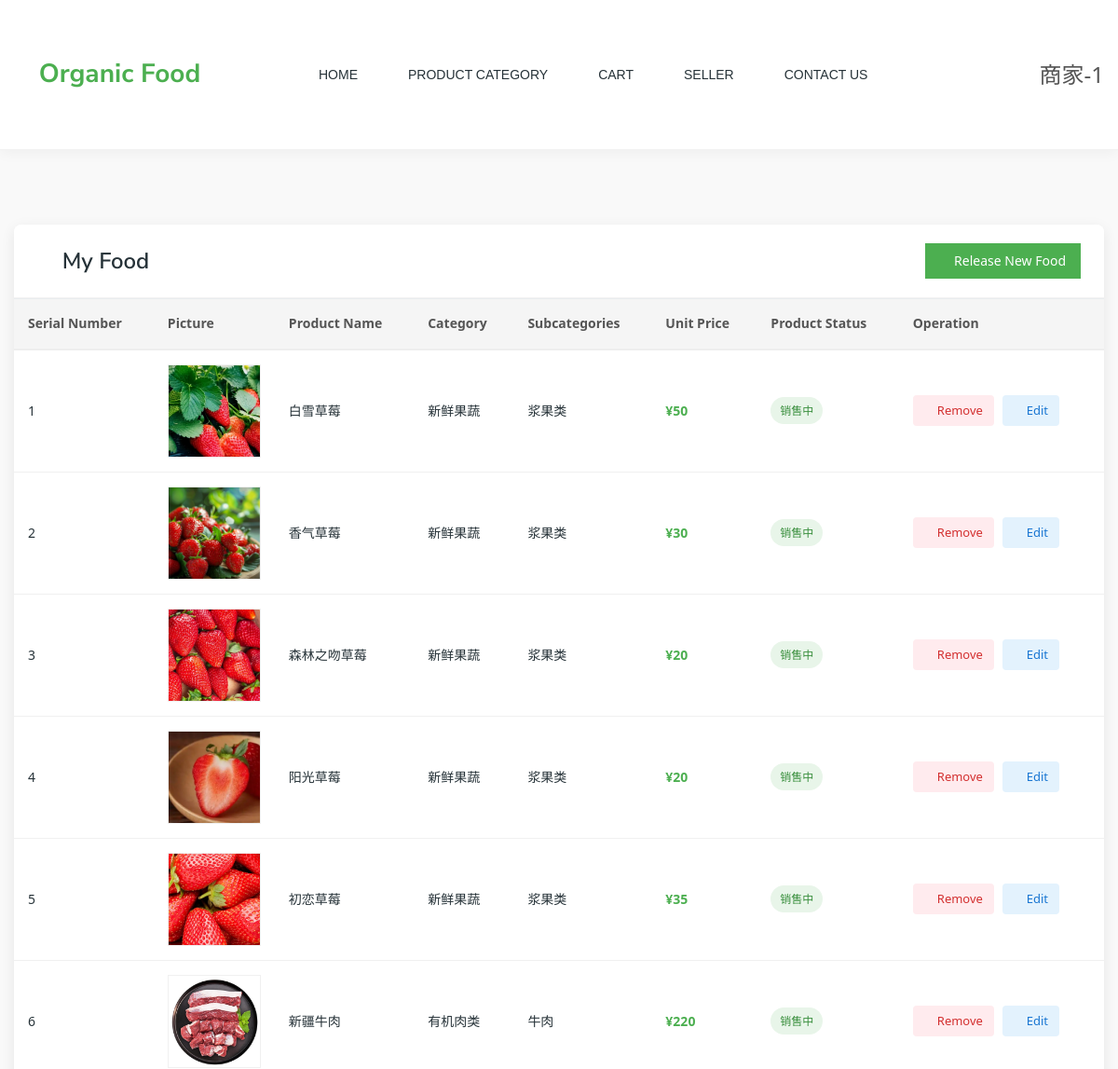
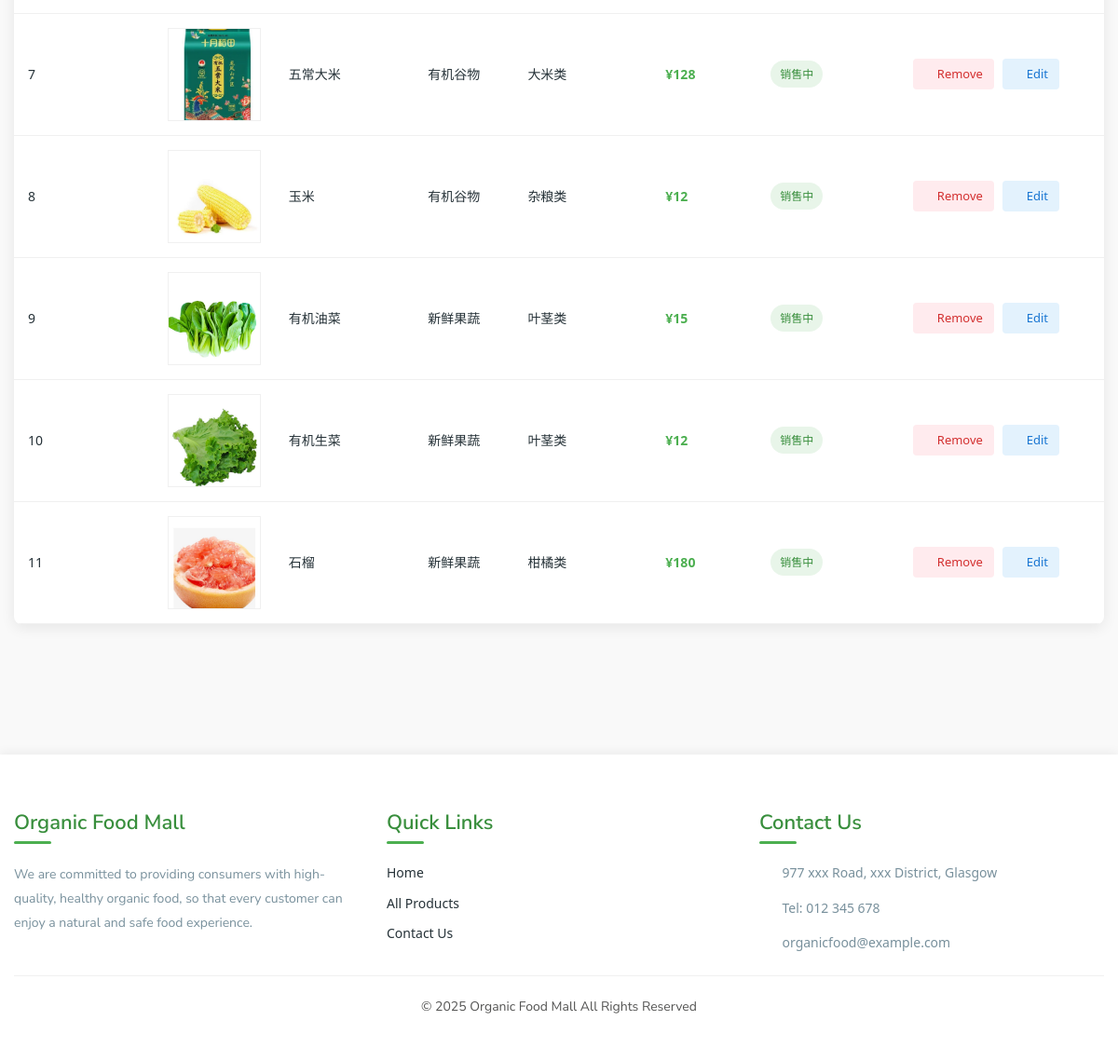
Screenshot of /account/my_product/ (signed in) with the database file from the repository (2 pictures, top to bottom).
### models/models.py (models this page shows)
class Product(models.Model):
    name = models.CharField(max_length=100, default='')
    short_description = models.CharField(max_length=255, default='')
    description = models.CharField(max_length=255, default='')
    supplier = models.CharField(max_length=255, default='')
    price = models.IntegerField(default=0)
    image = models.ImageField(upload_to=upload_to, default='pictures/default.jpg')
    origin = models.CharField(max_length=255, default='')
    created_at = models.DateTimeField(default=timezone.now)
    added_at = models.DateTimeField(default=timezone.now)
    sub_category = models.ForeignKey(SubCategory, on_delete=models.CASCADE)
    created_by = models.ForeignKey(User, on_delete=models.CASCADE)
    status = models.CharField(max_length=255, default='Awaiting review')
    other_description = models.CharField(max_length=255, default='')
    class Meta:
        db_table = 'product'

class SubCategory(models.Model):
    category = models.ForeignKey(Category, on_delete=models.CASCADE, default=1)
    name = models.CharField(max_length=50, default='')
    view_at = models.DateTimeField(default=timezone.now)
    class Meta:
        db_table = 'sub_category'

class Category(models.Model):
    name = models.CharField(max_length=50, default='')
    view_at = models.DateTimeField(default=timezone.now)
    class Meta:
        db_table = 'category'

### account/views.py (the view)
# urls.py: path('my_product/', views.my_product, name="my_product"),
def my_product(request):
    product_service = ProductService(request)
    context = {
        'my_product_items': product_service.get_product_list_by_user()
    }
    return render(request, 'account/my_product.html', context)

### templates/account/my_product.html (shortened to what this page needs)
{% extends 'layouts/base.html' %}
{% block content %}
{% include 'layouts/nav.html' %}
{% load static %}
<div class="product-area pt-80 pb-80">
    <div class="container">
        <div class="admin-card">
            <div class="admin-header">
                <h3 class="admin-title">
                    <i class="ti-package mr-2"></i>My Food
                </h3>
                <a href="/shopping/add_product/" class="btn-add">
                    <i class="ti-plus mr-1"></i>Release New Food
                </a>
            </div>
            <div class="admin-body">
                <div class="table-responsive">
                    <table class="table product-table">
                        <thead>
                            <tr>
                                <th>Serial Number</th>
                                <th>Picture</th>
                                <th>Product Name</th>
                                <th>Category</th>
                                <th>Subcategories</th>
                                <th>Unit Price</th>
                                <th>Product Status</th>
                                <th>Operation</th>
                            </tr>
                        </thead>
                        <tbody>
                            {% for item in my_product_items %}
                                <tr>
                                    <td>{{item.counter}}</td>
                                    <td class="product-thumbnail">
                                        <a href="/shopping/product_detail/{{item.product.id}}/">
                                            <img src="/{{item.product.image}}" alt="{{item.product.name}}"
                                                 onerror="this.src='https://images.unsplash.com/photo-1542838132-92c53300491e?q=80&w=200&h=300&fit=crop'; this.style.objectFit='cover';">
                                        </a>
                                    </td>
                                    <td class="product-name">
                                        <a href="/shopping/product_detail/{{item.product.id}}/">{{item.product.name}}</a>
                                    </td>
                                    <td>{{item.product.sub_category.category.name}}</td>
                                    <td>{{item.product.sub_category.name}}</td>
                                    <td class="product-price">¥{{item.product.price}}</td>
                                    <td>
                                        <span class="status-badge status-{{item.product.status}}">{{item.product.status}}</span>
                                    </td>
                                    <td class="action-buttons">
                                        {% if item.product.status == 'Removed' %}
                                            <span class="text-muted">Removed</span>
                                        {% else %}
                                            <a href="{% url 'remove_product' item.product.id %}" class="btn-action btn-remove" title="Remove Product">
                                                <i class="ti-close mr-1"></i>Remove
                                            </a>
                                            <a href="{% url 'show_edit_product' item.product.id %}" class="btn-action btn-edit" title="Edit Product">
                                                <i class="ti-pencil mr-1"></i>Edit
                                            </a>
                                        {% endif %}
                                    </td>
                                </tr>
                            {% endfor%}
                        </tbody>
                    </table>
                </div>
            </div>
        </div>
    </div>
</div>
{% endblock %}

### templates/layouts/base.html (shortened to what this page needs)
<!DOCTYPE html>
{% load static %}
<html lang="en">
<head>
    <link rel="stylesheet" href="{% static 'css/bootstrap.min.css' %}">
    <link rel="stylesheet" href="{% static 'css/animate.css' %}">
    <link rel="stylesheet" href="{% static 'css/simple-line-icons.css' %}">
    <link rel="stylesheet" href="{% static 'css/pe-icon-7-stroke.css' %}">
    <link rel="stylesheet" href="{% static 'css/themify-icons.css' %}">
    <link rel="stylesheet" href="{% static 'css/nav.css' %}">
    <link rel="stylesheet" href="{% static 'css/style.css' %}">
    <link rel="stylesheet" href="{% static 'css/responsive.css' %}">
    <link rel="stylesheet" href="{% static 'css/organicfood.css' %}">
    <link rel="stylesheet" href="{% static 'css/product.css' %}">
    <link rel="stylesheet" href="{% static 'css/cart.css' %}">
    <link rel="stylesheet" href="{% static 'css/login-register.css' %}">
    <link rel="stylesheet" href="{% static 'css/modern-style.css' %}">
</head>
<body>
    {% block content %}{% endblock %}
    <footer class="footer-area">
        <div class="container">
            <div class="row">
                <div class="col-lg-4 col-md-6 mb-4">
                    <div class="footer-widget">
                        <h4 class="footer-title">Organic Food Mall</h4>
                        <div class="footer-about">
                            <p>We are committed to providing consumers with high-quality, healthy organic food, so that every customer can enjoy a natural and safe food experience.</p>
                        </div>
                    </div>
                </div>
                <div class="col-lg-4 col-md-6 mb-4">
                    <div class="footer-widget">
                        <h4 class="footer-title">Quick Links</h4>
                        <div class="footer-link">
                            <ul>
                                <li><a href="/">Home</a></li>
                                <li><a href="/shopping/product_list/1/">All Products</a></li>
                                <li><a href="/contact/">Contact Us</a></li>
                            </ul>
                        </div>
                    </div>
                </div>
                <div class="col-lg-4 col-md-6">
                    <div class="footer-widget">
                        <h4 class="footer-title">Contact Us</h4>
                        <div class="footer-contact">
                            <ul>
                                <li><i class="ti-location-pin"></i> 977 xxx Road, xxx District, Glasgow</li>
                                <li><i class="ti-mobile"></i> Tel: 012 345 678</li>
                                <li><i class="ti-email"></i> organicfood@example.com</li>
                            </ul>
                        </div>
                    </div>
                </div>
            </div>
            <div class="row">
                <div class="col-12">
                    <div class="copyright text-center">
                        <p>&copy; 2025 Organic Food Mall All Rights Reserved</p>
                    </div>
                </div>
            </div>
        </div>
    </footer>
</body>
</html>

### templates/layouts/nav.html (shortened to what this page needs)
{% load static %}
<header class="header-area transparent-bar sticky-top">
    <div class="container">
        <div class="row align-items-center">
            <div class="col-auto">
                <div class="logo-area">
                    <a href="/" class="text-decoration-none">
                        <div class="brand-logo d-flex align-items-center">
                            <i class="ti-crown mr-2" style="font-size: 24px; color: var(--primary-color);"></i>
                            <h3 class="mb-0" style="color: var(--primary-color); font-weight: 700;">Organic Food</h3>
                        </div>
                    </a>
                </div>
            </div>
            <div class="col">
                <div class="main-menu d-flex justify-content-center">
                    <nav>
                        <ul class="horizontal-menu d-flex align-items-center m-0">
                            <li><a href="/">Home</a></li>
                            <li class="mega-menu-position"><a href="#">Product Category</a>
                            </li>
                            <li><a href="/shopping/cart/">Cart</a></li>
                            {% if user.is_staff or user.userinfo_set.first.role.name == '商家'%}
                                <li><a href="#">Seller</a>
                                </li>
                            {% endif %}
                            <li><a href="/contact/">Contact Us</a></li>
                        </ul>
                    </nav>
                </div>
            </div>
            <div class="col-auto">
                <div class="header-actions d-flex align-items-center">
                    <div class="header-search same-style">
                        <button class="search-toggle">
                            <i class="icon-magnifier s-open"></i>
                        </button>
                    </div>
                    {% if not user.is_authenticated %}
                        <div class="header-login same-style ml-3">
                            <a href="/account/index/" class="btn-login">Sign In/Sign Up</a>
                        </div>
                    {% else %}
                        <div class="header-login same-style has-login ml-3">
                            <a href="#" class="user-toggle">
                                <i class="icon-user icons"></i>
                                <span class="user-name d-none d-md-inline-block ml-1">{{user.username}}</span>
                            </a>
                        </div>
                    {% endif %}
                </div>
            </div>
        </div>
    </div>
</header>

### rows the page displays
Product: counter "1", product.image (picture), product.name "白雪草莓", product.sub_category.category.name "新鲜果蔬", product.sub_category.name "浆果类", product.price "50", product.status "销售中", shows "Remove"
Product: counter "2", product.image (picture), product.name "香气草莓", product.sub_category.category.name "新鲜果蔬", product.sub_category.name "浆果类", product.price "30", product.status "销售中", shows "Remove"
Product: counter "3", product.image (picture), product.name "森林之吻草莓", product.sub_category.category.name "新鲜果蔬", product.sub_category.name "浆果类", product.price "20", product.status "销售中", shows "Remove"
Product: counter "4", product.image (picture), product.name "阳光草莓", product.sub_category.category.name "新鲜果蔬", product.sub_category.name "浆果类", product.price "20", product.status "销售中", shows "Remove"
Product: counter "5", product.image (picture), product.name "初恋草莓", product.sub_category.category.name "新鲜果蔬", product.sub_category.name "浆果类", product.price "35", product.status "销售中", shows "Remove"
Product: counter "6", product.image (picture), product.name "新疆牛肉", product.sub_category.category.name "有机肉类", product.sub_category.name "牛肉", product.price "220", product.status "销售中", shows "Remove"
Product: counter "7", product.image (picture), product.name "五常大米", product.sub_category.category.name "有机谷物", product.sub_category.name "大米类", product.price "128", product.status "销售中", shows "Remove"
Product: counter "8", product.image (picture), product.name "玉米", product.sub_category.category.name "有机谷物", product.sub_category.name "杂粮类", product.price "12", product.status "销售中", shows "Remove"
Product: counter "9", product.image (picture), product.name "有机油菜", product.sub_category.category.name "新鲜果蔬", product.sub_category.name "叶茎类", product.price "15", product.status "销售中", shows "Remove"
Product: counter "10", product.image (picture), product.name "有机生菜", product.sub_category.category.name "新鲜果蔬", product.sub_category.name "叶茎类", product.price "12", product.status "销售中", shows "Remove"
Product: counter "11", product.image (picture), product.name "石榴", product.sub_category.category.name "新鲜果蔬", product.sub_category.name "柑橘类", product.price "180", product.status "销售中", shows "Remove"

### other values shown
{{ user.username }} "商家-1"
